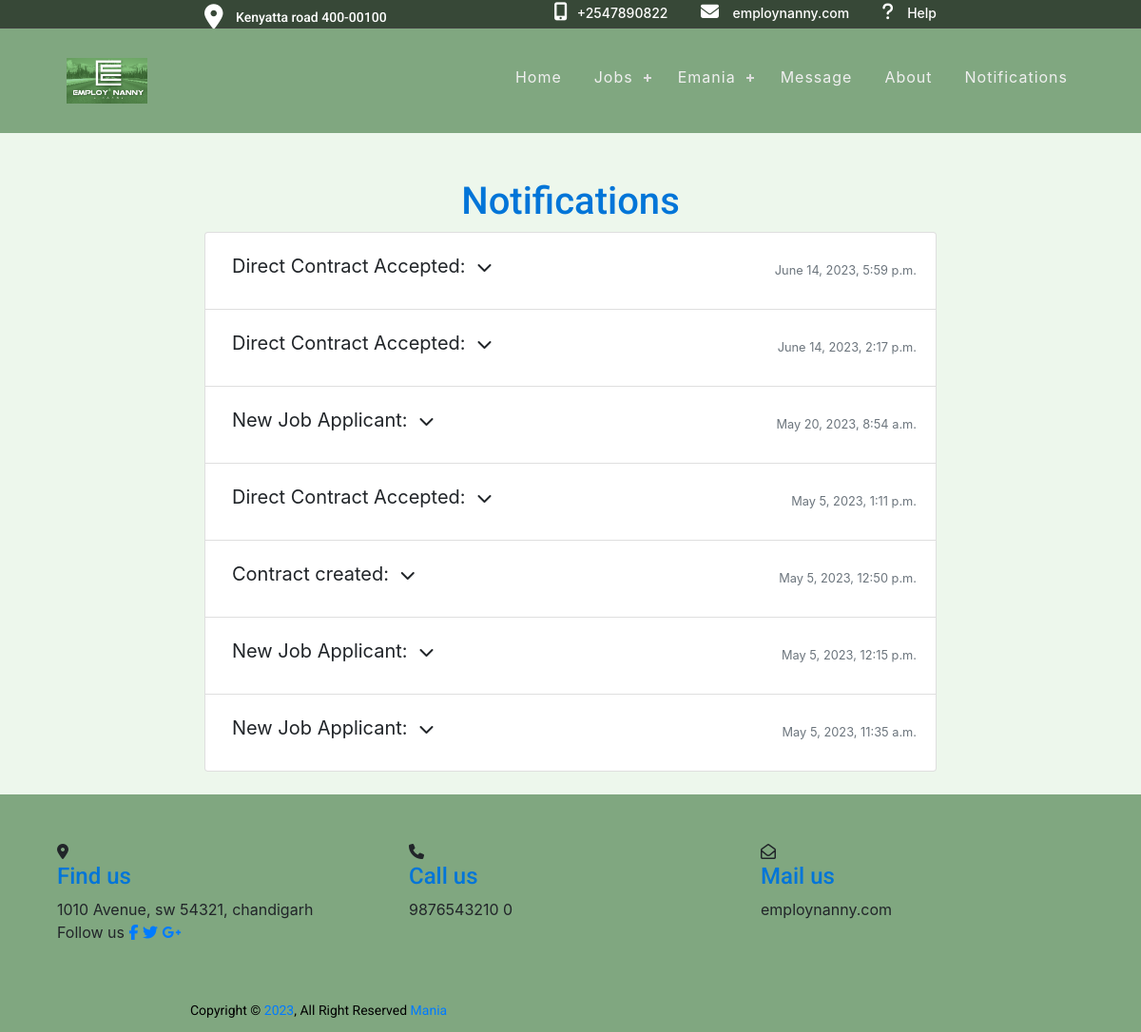
Before: /notifications/ (signed in) with the older database file.
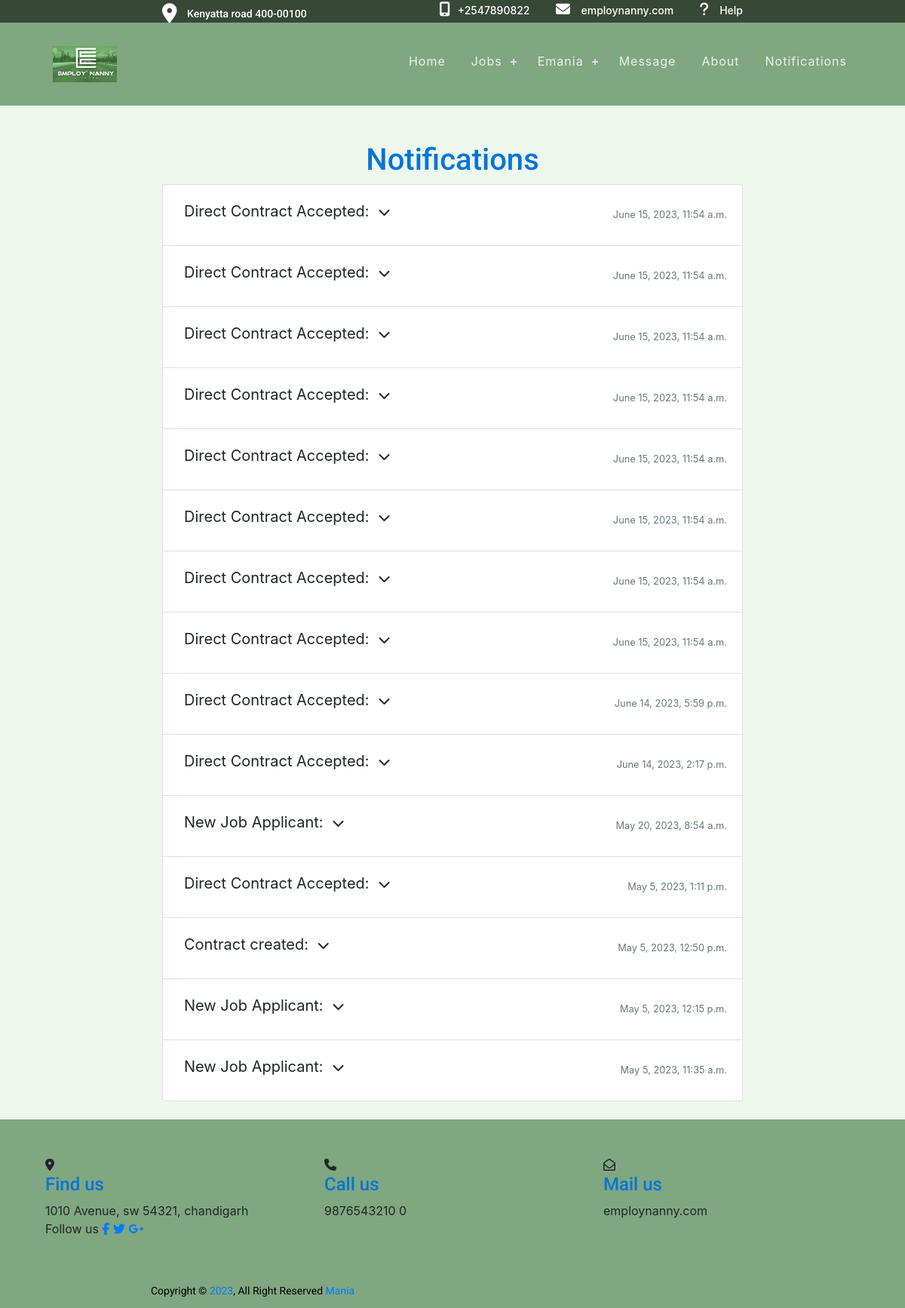
After: the same page with the newer database file.
### Notifications/models.py (models this page shows)
class Notification(models.Model):
    user = models.ForeignKey(
        User, on_delete=models.CASCADE, related_name='notifications')
    title = models.CharField(max_length=100, default="Unknown")
    message = models.TextField()
    created_at = models.DateTimeField(auto_now_add=True)
    read = models.BooleanField(default=False)
    class Meta:
        ordering = ['-created_at']

### Notifications/views.py (the view)
# urls.py: path("", views.notification_list, name="notification_list"),
@login_required
def notification_list(request):
    notifications = Notification.objects.filter(user=request.user)
    context = {
        'notifications': notifications
    }
    return render(request, 'notifications/notification_list.html', context)

### jobapp/templatetags/jobapp_tags.py (called while the page is built)
@register.filter(name='has_group')
def has_group(user, group_name):
    return user.groups.filter(name=group_name).exists()

### Notifications/templates/notifications/notification_list.html (shortened to what this page needs)
{% extends 'jobapp/base.html' %}
{% block content %}
    <div class="container mt-5" style="min-height: 600px;">
        <h1>Notifications</h1>
        {% if notifications %}
        <ul class="list-group">
            {% for notification in notifications %}
                <li class="list-group-item{% if not notification.read %} font-weight-bold{% endif %}">
                    <div class="d-flex justify-content-between align-items-center">
                        <span class="message" data-toggle="collapse" data-target="#collapse{{ notification.id }}" aria-expanded="false" aria-controls="collapse{{ notification.id }}">
                            <span class="notification-title">{{ notification.title }}:</span>
                            <i class="fa fa-chevron-down ml-2"></i>
                        </span>
                        <small class="text-muted">{{ notification.created_at }}</small>
                    </div>
                </li>
            {% endfor %}
        </ul>
        {% else %}
        <p>No notifications</p>
        {% endif %}
    </div>
{% endblock %}

### jobapp/templates/jobapp/base.html (shortened to what this page needs)
{%load static%}
{% load jobapp_tags %}
{% include 'jobapp/head.html'%}
<link rel="stylesheet" href="{%static 'css/base.css'%}"/>
<link rel="stylesheet" href="{% static 'css/registration.css' %}"/>
<link rel="stylesheet" href="{% static 'css/header.css' %}"/>
<link rel="stylesheet" href="{% static 'css/home.css' %}"/>
<link rel="stylesheet" href="{% static 'css/base.css' %}"/>
<link rel="stylesheet" href="{% static 'css/nannyDetails.css' %}"/>
<link rel="stylesheet" href="{% static 'css/chat.css' %}"/>
<link rel="stylesheet" href="{% static 'css/loading.css' %}">
<link rel="stylesheet" href="{% static 'css/aboutus.css' %}">
<link rel="stylesheet" href="{% static 'css/nanny.css' %}">
<link rel="stylesheet" href="{% static 'css/reviews.css' %}">
<link rel="stylesheet" href="{% static 'css/jobs.css' %}">
<link rel="stylesheet" href="{% static 'css/payment_home.css'%}">
</head>
<body>
   {% include 'jobapp/header.html'%}
   {% block content%} {% endblock content%}
   {% include 'jobapp/footer.html'%}
</body>
</html>

### jobapp/templates/jobapp/head.html (shortened to what this page needs)
<!DOCTYPE html>
<html lang="en">
<head>
    <link rel="stylesheet" href="https://maxcdn.bootstrapcdn.com/bootstrap/4.1.3/css/bootstrap.min.css">
    <link rel="stylesheet" href="https://cdnjs.cloudflare.com/ajax/libs/font-awesome/5.15.3/css/all.min.css" />
<link href="https://cdn.jsdelivr.net/npm/bootstrap-icons@1.3.0/font/bootstrap-icons.css" rel="stylesheet">
<link rel="stylesheet" href="https://use.fontawesome.com/releases/v5.6.3/css/all.css">
<link rel="stylesheet" href="path/to/font-awesome/css/font-awesome.min.css">

### jobapp/templates/jobapp/header.html (shortened to what this page needs)
{% load static %}
{%load jobapp_tags%}
<header>
  <div class="header-top hidden-xs">
    <div class="container">
      <div class="row">
        <div class="col-md-5 col-sm-12 right_info">
          <p><i class="fa fa-map-marker"></i> Kenyatta road 400-00100</p>
        </div>
        <div class="col-md-7 col-sm-12 left_info">
          <ul>
            <li><i class="fa fa-mobile-alt"></i><a href="0740743521">+2547890822</a></li>
            <li>
              <i class="fa fa-envelope" aria-hidden="true"></i>
              <a href="home">employnanny.com</a>
            </li>
<i class="fa fa-question" aria-hidden="true"></i>
              <a href="{% url 'help' %}">Help</a>
          </ul>
        </div>
      </div>
    </div>
  </div>
  <div class="header-main">
    <div class="head_container">
      <nav id="cssmenu">
        <div class="logo">
          <a href="{% url 'home' %}">
            <img class="logo3" src="{% static 'images/logo.png' %}" alt="P" />
          </a>
        </div>
        <ul>
          <li class=""><a href="{% url 'home' %}">Home</a></li>
          <li>
  <a href="#">Jobs</a>
</li>
           <li>
            <a href="#" class="username">
              {% if user.is_authenticated %}
                {{ user.username }}
              {% else %}
                Account
              {% endif %}
            </a>
          </li>
          {% if user.is_authenticated%}
          <li><a href="{% url 'chat_list' %}" >Message</a></li>
          {% endif %}
               <li><a href="{%url 'about_us'%}">About</a></li>
<li><a href="{% url 'notification_list' %}" >Notifications</a></li>
        </ul>
      </nav>
    </div>
  </div>
</header>

### jobapp/templates/jobapp/footer.html (shortened to what this page needs)
{%load static%}
<footer class="footer-section mt-4" style="background: rgb(128, 167, 128)">
  <div class="head_container">
    <div class="footer-cta pt-5 pb-5">
      <div class="row">
        <div class="col-xl-4 col-md-4 mb-30">
          <div class="single-cta">
            <i class="fas fa-map-marker-alt"></i>
            <div class="cta-text">
              <h4>Find us</h4>
              <span>1010 Avenue, sw 54321, chandigarh</span>
            </div>
          </div>
        </div>
        <div class="col-xl-4 col-md-4 mb-30">
          <div class="single-cta">
            <i class="fas fa-phone"></i>
            <div class="cta-text">
              <h4>Call us</h4>
              <span>9876543210 0</span>
            </div>
          </div>
        </div>
        <div class="col-xl-4 col-md-4 mb-30">
          <div class="single-cta">
            <i class="far fa-envelope-open"></i>
            <div class="cta-text">
              <h4>Mail us</h4>
              <span>employnanny.com</span>
            </div>
          </div>
        </div>
          <div class="col-xl-4 col-md-4 mb-30">
          <div class="footer-social-icon">
              <span>Follow us</span>
              <a href="#"><i class="fab fa-facebook-f facebook-bg"></i></a>
              <a href="#"><i class="fab fa-twitter twitter-bg"></i></a>
              <a href="#"><i class="fab fa-google-plus-g google-bg"></i></a>
            </div>
        </div>
      </div>
    </div>
  </div>
<div class="copyright-area">
  <div class="container">
    <div class="row">
          <p class="text-center">
            Copyright &copy; <a href="{% url 'dashboard'%}">2023</a>, All Right Reserved
            <a href="https://techmaniacc.netlify.app/" style="text-decoration: none;">Mania</a>
          </p>
    </div>
  </div>
</div>
</footer>

### static/css/base.css (style rules this page uses)
p { color: black; font-family: 'Roboto', sans-serif; }
:root { --background-color: #ffffff; --text-color: #000000; }

### static/css/registration.css (style rules this page uses)
::placeholder { color: #969fa4; }
p { text-align: center; font-size: 14px; color: #090a09; margin: 12px 0; }
h1 { text-align: center; font-weight: 500; color: #636363; text-align: 31px; }

### static/css/header.css (style rules this page uses)
h1, h2, h3, h4, h5 { color: #0275d8; font-family: 'Roboto', sans-serif; }
a, a:hover, a:focus, a:active { text-decoration: none; outline: none; }
body { background-color: rgb(237, 247, 236); }
header { background: rgb(128, 167, 128); }
.head_container { width: 90%; margin: 0 auto; }
ul { margin: 0; padding: 0; list-style: none; }
header { position: relative; width: 100%; background: rgb(128, 167, 128); z-index: 99; }
.header-top { padding: 1px 0px 1px 0px; background: rgba(0, 0, 0, 0.57); }
.left_info ul li { display: inline-block; margin-right: 30px; }
.left_info a { color: #fffefe; font-size: 14px; font-weight: 500; }
.left_info i.fa { font-size: 19px; color: #fff; padding-right: 10px; }
.right_info p { color: #fff; font-size: 14px; font-weight: 500; line-height: 20px; margin: 0; }
.left_info { text-align: right; }
.right_info i.fa { font-size: 26px; margin-right: 10px; position: relative; bottom: -4px; }
.header-main { padding: 21px 0; border-top: 1px solid #424242; }
nav#cssmenu ul { float: right; margin-top: 13px; }
.logo { position: relative; z-index: 123; padding: 10px; font: 18px verdana; color: #6ddb07; float: left; }
.logo img { max-width: 170px; }
.logo a { color: #6ddb07; }
#cssmenu, #cssmenu ul, #cssmenu ul li, #cssmenu ul li a, #cssmenu #head-mobile { border: 0; list-style: none; line-height: 1; display: block; position: relative; -webkit-box-sizing: border-box; -moz-box-sizing: border-box; box-sizing: border-box; }
#cssmenu:after, #cssmenu > ul:after { content: "."; display: block; clear: both; visibility: hidden; line-height: 0; height: 0; }
#cssmenu > ul > li { float: left; }
#cssmenu > ul > li > a { padding: 9px 17px; font-size: 16px; letter-spacing: 1px; text-decoration: none; color: #efefef; }
#cssmenu > ul > li.has-sub > a { padding-right: 30px; }
#cssmenu > ul > li.has-sub > a:after { position: absolute; top: 17px; right: 11px; width: 8px; height: 2px; display: block; background: #ddd; content: ""; }
#cssmenu > ul > li.has-sub > a:before { position: absolute; top: 14px; right: 14px; display: block; width: 2px; height: 8px; background: #ddd; content: ""; -webkit-transition: all 0.25s ease; -ms-transition: all 0.25s ease; transition: all 0.25s ease; }
.username { text-transform: capitalize; }

### static/css/home.css (style rules this page uses)
img { width: 100%; }
.logo3 { height: 50%; width: 50%; }

### static/css/nannyDetails.css (style rules this page uses)
.container { margin-right: auto; margin-left: auto; max-width: 800px; }
.row { display: flex; flex-wrap: wrap; }

### static/css/chat.css (style rules this page uses)
.message { padding: 8px; margin-bottom: 10px; border-radius: 8px; }

### static/css/aboutus.css (style rules this page uses)
p { text-align: justify; color: black }

### static/css/payment_home.css (style rules this page uses)
.d-flex { display: flex; }
.align-items-center { align-items: center; }

### Notifications/templates/notifications/notification_list.html (style rules this page uses)
.notification-title { font-size:20px; font-weight: lighter; }

Changed rows visible on the page:
added Notification: title "Direct Contract Accepted", created_at "June 15, 2023, 11:54 a.m."
added Notification: title "Direct Contract Accepted", created_at "June 15, 2023, 11:54 a.m."
added Notification: title "Direct Contract Accepted", created_at "June 15, 2023, 11:54 a.m."
added Notification: title "Direct Contract Accepted", created_at "June 15, 2023, 11:54 a.m."
added Notification: title "Direct Contract Accepted", created_at "June 15, 2023, 11:54 a.m."
added Notification: title "Direct Contract Accepted", created_at "June 15, 2023, 11:54 a.m."
added Notification: title "Direct Contract Accepted", created_at "June 15, 2023, 11:54 a.m."
added Notification: title "Direct Contract Accepted", created_at "June 15, 2023, 11:54 a.m."
